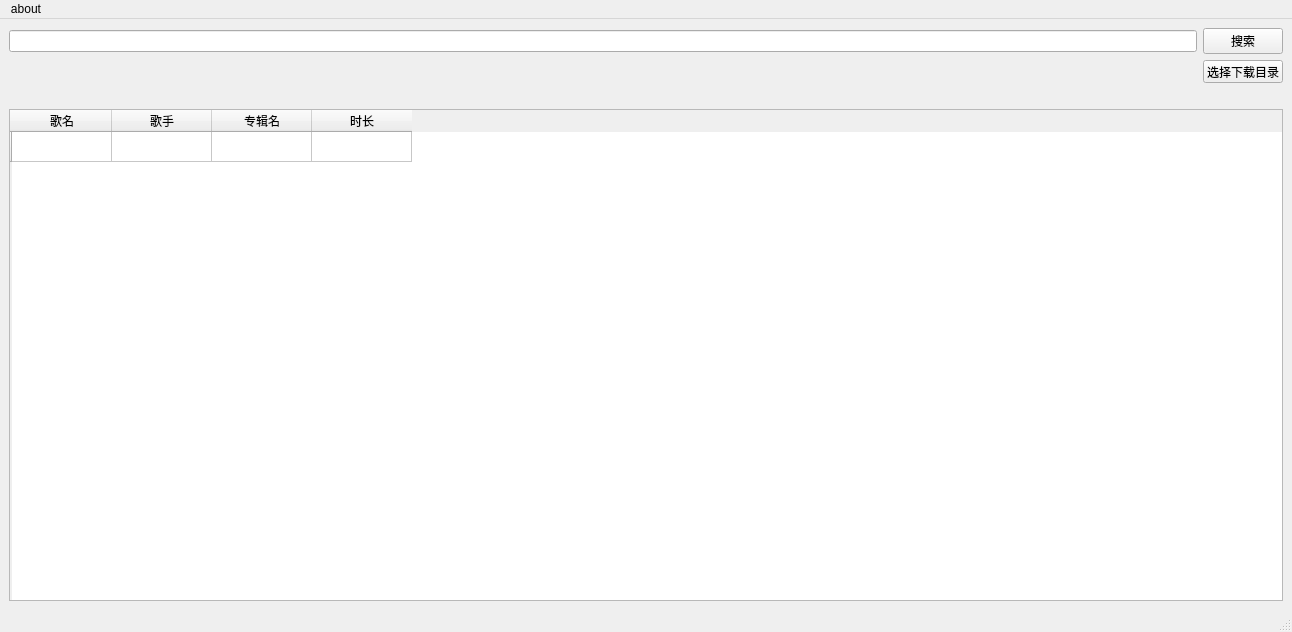
<?xml version="1.0" encoding="UTF-8"?>
<ui version="4.0">
 <class>MainWindow</class>
 <widget class="QMainWindow" name="MainWindow">
  <property name="geometry">
   <rect>
    <x>0</x>
    <y>0</y>
    <width>1292</width>
    <height>632</height>
   </rect>
  </property>
  <property name="windowTitle">
   <string>MainWindow</string>
  </property>
  <widget class="QWidget" name="centralwidget">
   <layout class="QVBoxLayout" name="verticalLayout">
    <item>
     <layout class="QHBoxLayout" name="horizontalLayout">
      <item>
       <widget class="QLineEdit" name="searchEdit"/>
      </item>
      <item>
       <widget class="QPushButton" name="searchButton">
        <property name="text">
         <string>搜索</string>
        </property>
       </widget>
      </item>
     </layout>
    </item>
    <item>
     <layout class="QHBoxLayout" name="horizontalLayout_2">
      <item>
       <widget class="QLabel" name="filePathEdit">
        <property name="text">
         <string/>
        </property>
        <property name="alignment">
         <set>Qt::AlignRight|Qt::AlignTrailing|Qt::AlignVCenter</set>
        </property>
       </widget>
      </item>
      <item>
       <widget class="QPushButton" name="selectPathButton">
        <property name="minimumSize">
         <size>
          <width>80</width>
          <height>23</height>
         </size>
        </property>
        <property name="maximumSize">
         <size>
          <width>80</width>
          <height>23</height>
         </size>
        </property>
        <property name="text">
         <string>选择下载目录</string>
        </property>
       </widget>
      </item>
     </layout>
    </item>
    <item>
     <widget class="QLabel" name="downResultLable">
      <property name="text">
       <string/>
      </property>
      <property name="alignment">
       <set>Qt::AlignCenter</set>
      </property>
     </widget>
    </item>
    <item>
     <widget class="QTableWidget" name="resultWidget">
      <property name="editTriggers">
       <set>QAbstractItemView::AnyKeyPressed|QAbstractItemView::DoubleClicked|QAbstractItemView::EditKeyPressed</set>
      </property>
      <row>
       <property name="text">
        <string/>
       </property>
      </row>
      <column>
       <property name="text">
        <string>歌名</string>
       </property>
      </column>
      <column>
       <property name="text">
        <string>歌手</string>
       </property>
      </column>
      <column>
       <property name="text">
        <string>专辑名</string>
       </property>
      </column>
      <column>
       <property name="text">
        <string>时长</string>
       </property>
      </column>
      <item row="0" column="0">
       <property name="text">
        <string/>
       </property>
      </item>
      <item row="0" column="1">
       <property name="text">
        <string/>
       </property>
      </item>
      <item row="0" column="2">
       <property name="text">
        <string/>
       </property>
      </item>
      <item row="0" column="3">
       <property name="text">
        <string/>
       </property>
      </item>
     </widget>
    </item>
   </layout>
  </widget>
  <widget class="QStatusBar" name="statusbar"/>
  <widget class="QMenuBar" name="menubar">
   <property name="geometry">
    <rect>
     <x>0</x>
     <y>0</y>
     <width>1292</width>
     <height>23</height>
    </rect>
   </property>
   <widget class="QMenu" name="menu">
    <property name="title">
     <string>about</string>
    </property>
    <addaction name="actionauthor"/>
   </widget>
   <addaction name="menu"/>
  </widget>
  <action name="actionpath">
   <property name="text">
    <string>downloadFilePath</string>
   </property>
  </action>
  <action name="actionauthour">
   <property name="text">
    <string>authour</string>
   </property>
  </action>
  <action name="actionauthor">
   <property name="text">
    <string>author</string>
   </property>
  </action>
 </widget>
 <resources/>
 <connections/>
</ui>
